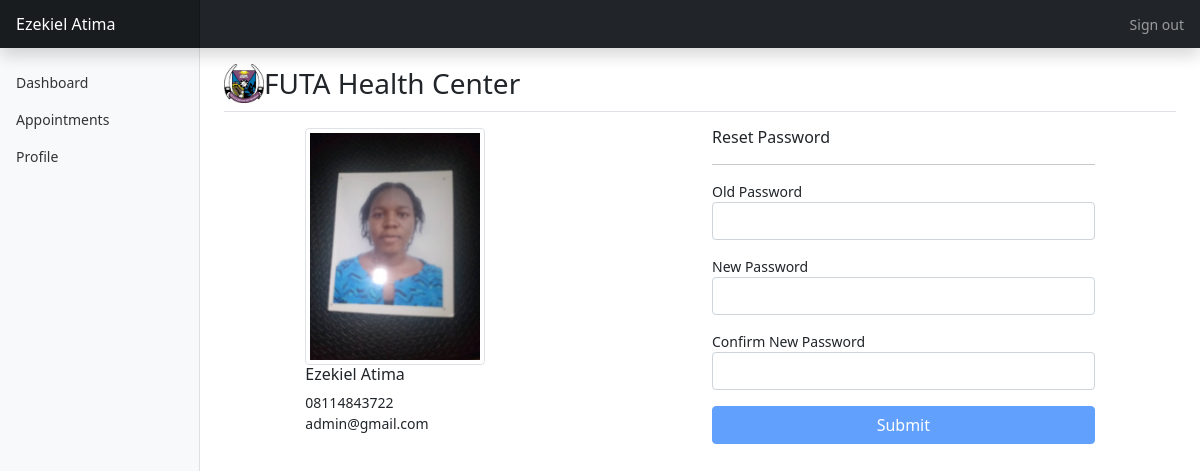
The page /doctor/profile/ (signed in) on the database its author committed.
### app/models.py (models this page shows, shortened)
class DoctorProfile(models.Model):
    doctor = models.OneToOneField(User, on_delete=models.CASCADE)
    name = models.CharField(max_length=255,)
    emails = models.EmailField(max_length=255,)
    phone = models.CharField(max_length=11,)
    profile_image = models.FileField(upload_to="static/uploads", blank=True, null=True)
    role = models.CharField(max_length=60)
    gender = models.CharField(choices=(("male", "male"), ("female", "female")), max_length=25)
    class Meta:
        verbose_name = 'Doctor Profile'
        verbose_name_plural = 'Doctor Profiles'

### app/views.py (the view, shortened to what this page needs)
# urls.py: path('doctor/profile/', DoctorProfileView.as_view()),
class DoctorProfileView(View):
    def get(self, request):
        user = self.request.user
        if not user.is_authenticated or not user.is_doctor:
            return redirect('/doctor/login/')
        profile = DoctorProfile.objects.get(doctor=user)
        return render(request, 'doctor/profile.html', {'profile': profile})

### templates/doctor/profile.html (shortened to what this page needs)
{% extends "doctor/index.html" %}
{% block main %}
<div class="row justify-content-center">
    <div class="col col-md-5">
      <div class="">
        <img src="{{ profile.profile_image.url }}" alt="" class="img-thumbnail" style="width:180px">
      </div>
      <div class="">
        <h6>{{profile.name}}</h6>
        <div>
          <p>{{ profile.phone }} <br>
          {{ profile.emails }}</p>
        </div>
      </div>
    </div>
    <div class="col col-md-5">
      <form action="" method="post" id="password_reset_form" style="max-width:500px" class="mb-5">
        <h6>Reset Password</h6>
        <hr>
        <div class="form-group mb-3">
          <label for="">Old Password</label>
          <input type="password" name="old_password" id="old_password" class="form-control">
        </div>
        <div class="form-group mb-3">
          <label for="">New Password</label>
          <input type="password" name="new_password" id="new_password" class="form-control">
        </div>
        <div class="form-group mb-3">
          <label for="">Confirm New Password</label>
          <input type="password" name="confirm_password" id="confirm_password" class="form-control">
        </div>
        <button class="btn btn-primary w-100" id="submit_btn" disabled>Submit</button>
      </form>
    </div>
</div>
{% endblock main %}

### templates/doctor/index.html (shortened to what this page needs)
<!doctype html>
<html lang="en">
  <head>
    <link href="/static/bootstrap/bootstrap.min.css" rel="stylesheet">
    <link href="/static/dashboard/dashboard.css" rel="stylesheet">
  </head>
  <body>
<header class="navbar navbar-dark sticky-top bg-dark flex-md-nowrap p-0 shadow">
  <a class="navbar-brand col-md-3 col-lg-2 me-0 px-3" href="#">{{profile.name}}</a>
  <div class="navbar-nav">
    <div class="nav-item text-nowrap">
      <a class="nav-link px-3" href="/auth/signout/">Sign out</a>
    </div>
  </div>
</header>
<div class="container-fluid">
  <div class="row">
    <nav id="sidebarMenu" class="col-md-3 col-lg-2 d-md-block bg-light sidebar collapse">
      <div class="position-sticky pt-3">
        <ul class="nav flex-column">
          <li class="nav-item">
            <a class="nav-link" aria-current="page" href="/doctor/dashboard/">
              Dashboard
            </a>
          </li>
          <li class="nav-item">
            <a class="nav-link" href="/doctor/appointments/">
              Appointments
            </a>
          </li>
          <li class="nav-item">
            <a class="nav-link" href="/doctor/profile/">
              Profile
            </a>
          </li>
        </ul>
      </div>
    </nav>
    <main class="col-md-9 ms-sm-auto col-lg-10 px-md-4">
      <div class="d-flex justify-content-between flex-wrap flex-md-nowrap align-items-center pt-3 pb-2 mb-3 border-bottom">
        <div class="d-flex align-items-center">
          <img src="/static/images/Federal-University-of-Technology-Akure-FUTA-Logo.jpeg" style="width: 40px;" alt="">
          <h3 class="mb-0">FUTA Health Center</h3>
        </div>
      </div>
      {% block main %}
      {% endblock main %}
    </main>
  </div>
</div>
  </body>
</html>

### static/dashboard/dashboard.css (style rules this page uses)
body { font-size: .875rem; }
.sidebar { position: fixed; top: 0; bottom: 0; left: 0; z-index: 100; padding: 48px 0 0; box-shadow: inset -1px 0 0 rgba(0, 0, 0, .1); }
.sidebar .nav-link { font-weight: 500; color: #333; }
.navbar-brand { padding-top: .75rem; padding-bottom: .75rem; font-size: 1rem; background-color: rgba(0, 0, 0, .25); box-shadow: inset -1px 0 0 rgba(0, 0, 0, .25); }

### rows shown on the page
DoctorProfile: name "Ezekiel Atima", profile_image (picture), phone "08114843722", emails "admin@gmail.com"
